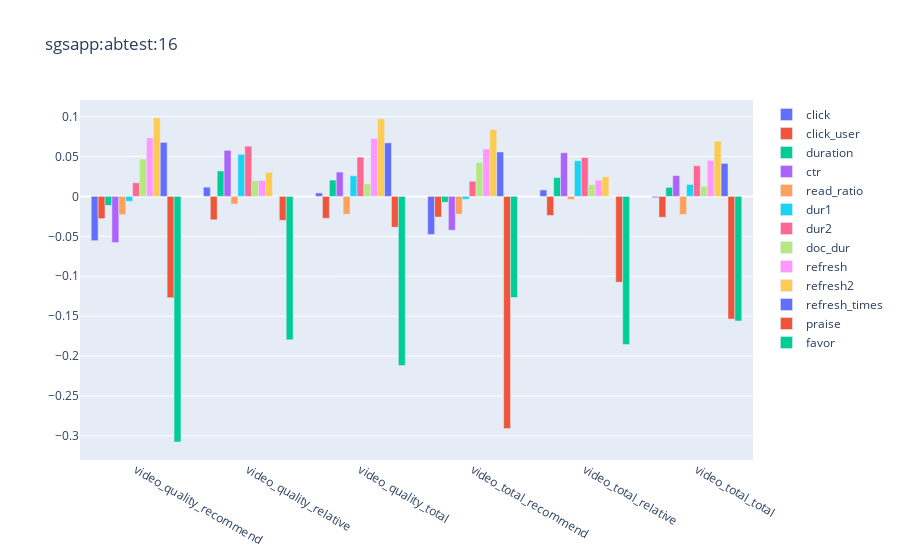
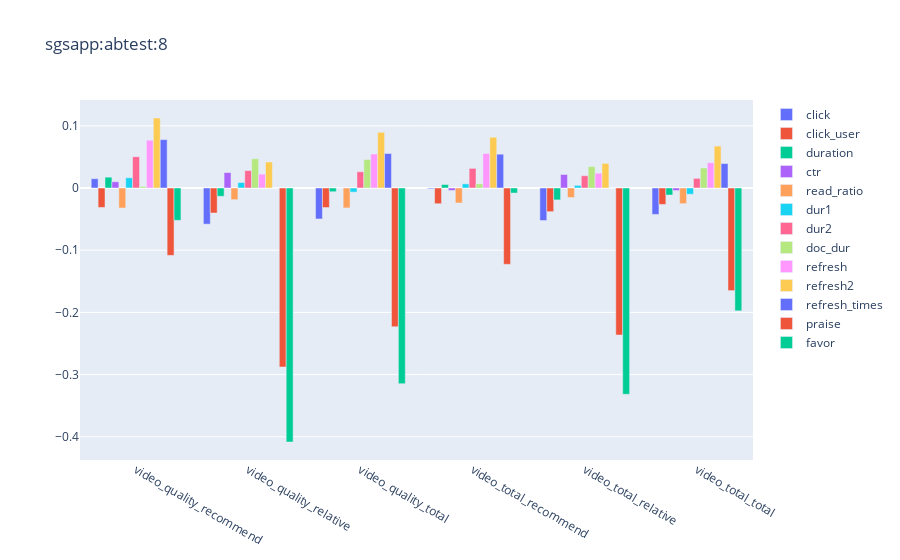

Notebook code for these charts, in order:
### Code cell
show('video')

### Figure 1 — Plotly figure (JSON) as saved in the notebook; plotly's stock layout.template omitted (floating-point values rounded to 4 significant figures)
{"data": [{"name": "click", "type": "bar", "x": ["video_quality_recommend", "video_quality_relative", "video_quality_total", "video_total_recommend", "video_total_relative", "video_total_total"], "y": [-0.05549, 0.01154, 0.004336, -0.04766, 0.008091, -0.001607]}, {"name": "click_user", "type": "bar", "x": ["video_quality_recommend", "video_quality_relative", "video_quality_total", "video_total_recommend", "video_total_relative", "video_total_total"], "y": [-0.02785, -0.02932, -0.0275, -0.02589, -0.02398, -0.02615]}, {"name": "duration", "type": "bar", "x": ["video_quality_recommend", "video_quality_relative", "video_quality_total", "video_total_recommend", "video_total_relative", "video_total_total"], "y": [-0.01126, 0.03181, 0.02041, -0.007274, 0.02355, 0.01127]}, {"name": "ctr", "type": "bar", "x": ["video_quality_recommend", "video_quality_relative", "video_quality_total", "video_total_recommend", "video_total_relative", "video_total_total"], "y": [-0.05785, 0.05767, 0.03049, -0.04238, 0.05473, 0.026]}, {"name": "read_ratio", "type": "bar", "x": ["video_quality_recommend", "video_quality_relative", "video_quality_total", "video_total_recommend", "video_total_relative", "video_total_total"], "y": [-0.02274, -0.009733, -0.02232, -0.02227, -0.003942, -0.02262]}, {"name": "dur1", "type": "bar", "x": ["video_quality_recommend", "video_quality_relative", "video_quality_total", "video_total_recommend", "video_total_relative", "video_total_total"], "y": [-0.006112, 0.05267, 0.02581, -0.003598, 0.04462, 0.01494]}, {"name": "dur2", "type": "bar", "x": ["video_quality_recommend", "video_quality_relative", "video_quality_total", "video_total_recommend", "video_total_relative", "video_total_total"], "y": [0.01705, 0.06293, 0.0492, 0.01907, 0.04871, 0.03843]}, {"name": "doc_dur", "type": "bar", "x": ["video_quality_recommend", "video_quality_relative", "video_quality_total", "video_total_recommend", "video_total_relative", "video_total_total"], "y": [0.04675, 0.01956, 0.01563, 0.0423, 0.01478, 0.01247]}, {"name": "refresh", "type": "bar", "x": ["video_quality_recommend", "video_quality_relative", "video_quality_total", "video_total_recommend", "video_total_relative", "video_total_total"], "y": [0.07322, 0.02011, 0.07257, 0.05951, 0.0205, 0.04507]}, {"name": "refresh2", "type": "bar", "x": ["video_quality_recommend", "video_quality_relative", "video_quality_total", "video_total_recommend", "video_total_relative", "video_total_total"], "y": [0.0982, 0.03013, 0.09709, 0.08363, 0.02456, 0.06926]}, {"name": "refresh_times", "type": "bar", "x": ["video_quality_recommend", "video_quality_relative", "video_quality_total", "video_total_recommend", "video_total_relative", "video_total_total"], "y": [0.06764, 0, 0.06702, 0.0556, 0, 0.04132]}, {"name": "praise", "type": "bar", "x": ["video_quality_recommend", "video_quality_relative", "video_quality_total", "video_total_recommend", "video_total_relative", "video_total_total"], "y": [-0.1269, -0.03001, -0.03857, -0.2909, -0.1075, -0.1537]}, {"name": "favor", "type": "bar", "x": ["video_quality_recommend", "video_quality_relative", "video_quality_total", "video_total_recommend", "video_total_relative", "video_total_total"], "y": [-0.3077, -0.1797, -0.2119, -0.1267, -0.1855, -0.1561]}], "layout": {"barmode": "group", "title": {"text": "sgsapp:abtest:16"}}}

### Figure 2 — Plotly figure (JSON) as saved in the notebook; plotly's stock layout.template omitted (floating-point values rounded to 4 significant figures)
{"data": [{"name": "click", "type": "bar", "x": ["video_quality_recommend", "video_quality_relative", "video_quality_total", "video_total_recommend", "video_total_relative", "video_total_total"], "y": [0.01497, -0.0581, -0.04977, -0.001238, -0.05226, -0.04247]}, {"name": "click_user", "type": "bar", "x": ["video_quality_recommend", "video_quality_relative", "video_quality_total", "video_total_recommend", "video_total_relative", "video_total_total"], "y": [-0.03126, -0.0402, -0.03139, -0.02524, -0.03805, -0.02638]}, {"name": "duration", "type": "bar", "x": ["video_quality_recommend", "video_quality_relative", "video_quality_total", "video_total_recommend", "video_total_relative", "video_total_total"], "y": [0.01742, -0.01329, -0.005964, 0.005586, -0.01911, -0.01127]}, {"name": "ctr", "type": "bar", "x": ["video_quality_recommend", "video_quality_relative", "video_quality_total", "video_total_recommend", "video_total_relative", "video_total_total"], "y": [0.01005, 0.02479, -0.0001311, -0.004015, 0.0217, -0.004085]}, {"name": "read_ratio", "type": "bar", "x": ["video_quality_recommend", "video_quality_relative", "video_quality_total", "video_total_recommend", "video_total_relative", "video_total_total"], "y": [-0.03215, -0.01878, -0.03198, -0.02416, -0.01521, -0.02515]}, {"name": "dur1", "type": "bar", "x": ["video_quality_recommend", "video_quality_relative", "video_quality_total", "video_total_recommend", "video_total_relative", "video_total_total"], "y": [0.01644, 0.008753, -0.006614, 0.006686, 0.004228, -0.01002]}, {"name": "dur2", "type": "bar", "x": ["video_quality_recommend", "video_quality_relative", "video_quality_total", "video_total_recommend", "video_total_relative", "video_total_total"], "y": [0.05023, 0.02798, 0.02618, 0.03159, 0.0197, 0.01552]}, {"name": "doc_dur", "type": "bar", "x": ["video_quality_recommend", "video_quality_relative", "video_quality_total", "video_total_recommend", "video_total_relative", "video_total_total"], "y": [0.002337, 0.04708, 0.04572, 0.006728, 0.03442, 0.03215]}, {"name": "refresh", "type": "bar", "x": ["video_quality_recommend", "video_quality_relative", "video_quality_total", "video_total_recommend", "video_total_relative", "video_total_total"], "y": [0.0768, 0.02224, 0.05468, 0.05551, 0.02371, 0.04058]}, {"name": "refresh2", "type": "bar", "x": ["video_quality_recommend", "video_quality_relative", "video_quality_total", "video_total_recommend", "video_total_relative", "video_total_total"], "y": [0.1126, 0.0418, 0.08957, 0.08164, 0.03954, 0.06743]}, {"name": "refresh_times", "type": "bar", "x": ["video_quality_recommend", "video_quality_relative", "video_quality_total", "video_total_recommend", "video_total_relative", "video_total_total"], "y": [0.07781, 0, 0.05547, 0.05436, 0, 0.03929]}, {"name": "praise", "type": "bar", "x": ["video_quality_recommend", "video_quality_relative", "video_quality_total", "video_total_recommend", "video_total_relative", "video_total_total"], "y": [-0.1084, -0.2879, -0.2231, -0.1227, -0.2364, -0.165]}, {"name": "favor", "type": "bar", "x": ["video_quality_recommend", "video_quality_relative", "video_quality_total", "video_total_recommend", "video_total_relative", "video_total_total"], "y": [-0.05198, -0.4084, -0.3146, -0.008086, -0.3317, -0.1975]}], "layout": {"barmode": "group", "title": {"text": "sgsapp:abtest:8"}}}
